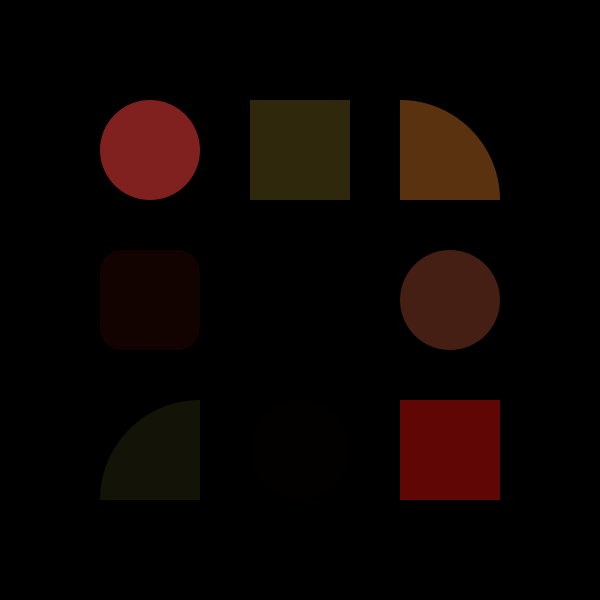
Frame 1 (no input)
Frame 60 (the mouse pressed at the canvas centre just before this capture): identical to frame 1, image omitted
Frame 120 (the mouse held since frame 60 and released just before this capture): identical to frame 1, image omitted

The Processing sketch that drew this single still picture (run headless with seeded random() and noise(); from frame 60 on, the mouse is pressed at the canvas centre):

// Processing sketch: sketch_220120a
// ── sketch_220120a.pde
//関数の勉強用

void fillNicely(){  
  
  float r = random(200);
  float g = random(r);
  float b = random(g);

  fill(r,g,b);
}
  
// 関数理解用のテンプレート
// たくさん図形を並べて描く

void setup() {
  size(600, 600);

  noStroke();
  background(0);

  // rect() の座標の扱いを ellipse() と同じように変更する
  rectMode(CENTER);

  fillNicely();
  // 上段左の図形
  ellipse(
    width / 4,
    height / 4,
    100, 100
  );

  fillNicely();
  // 上段中央の図形
  rect(
    width / 2,
    height / 4,
    100, 100
  );

  fillNicely();
  // 上段右上の図形
  arc(
    width * 3 / 4 - 100 / 2,
    height / 4 + 100 / 2,
    100 * 2, 100 * 2,
    -PI / 2,
    0,
    PIE
  );

  fillNicely();
  // 中段左の図形
  rect(
    width / 4,
    height / 2,
    100, 100,
    25
  );

  fillNicely();
  // 中段右の図形
  ellipse(
    width * 3 / 4,
    height / 2,
    100, 100
  );

  fillNicely();
  // 下段左の図形
  arc(
    width / 4 + 100 / 2,
    height * 3 / 4 + 100 / 2,
    100 * 2, 100 * 2,
    PI, PI * 3 / 2,
    PIE
  );

  fillNicely();
  // 下段中央の図形
  ellipse(
    width / 2,
    height * 3 / 4,
    100, 100
  );

  fillNicely();
  // 下段右の図形
  rect(
    width * 3 / 4,
    height * 3 / 4,
    100, 100
  );
}

void draw() {
}
